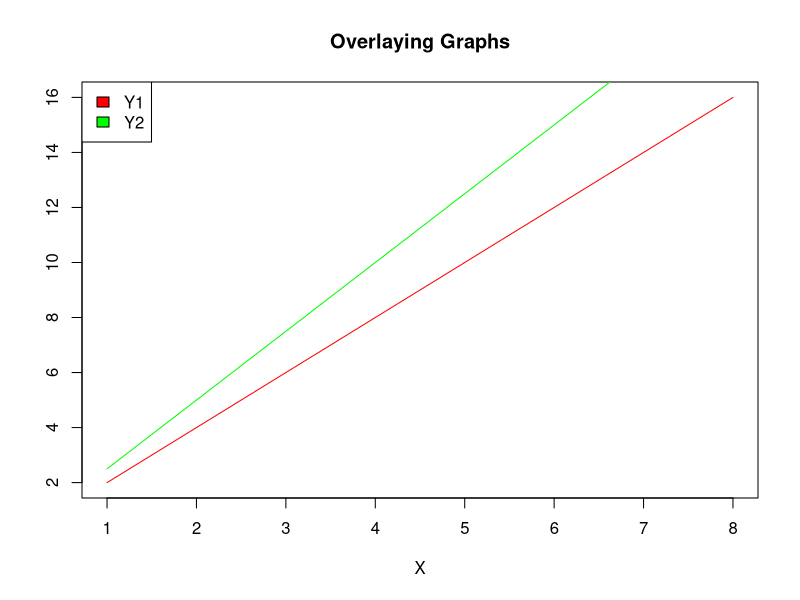

R code for this plot:
X=c(1,3,4,2,6,7,5,8)
Y1=2*X
Y2=2.5*X
plot(X,
     Y1,
     main="Overlaying Graphs",
     ylab="",
     type="l",
     col="red")
lines(X,Y2, col="green")
legend("topleft",c("Y1","Y2"),fill=c("red","green"))